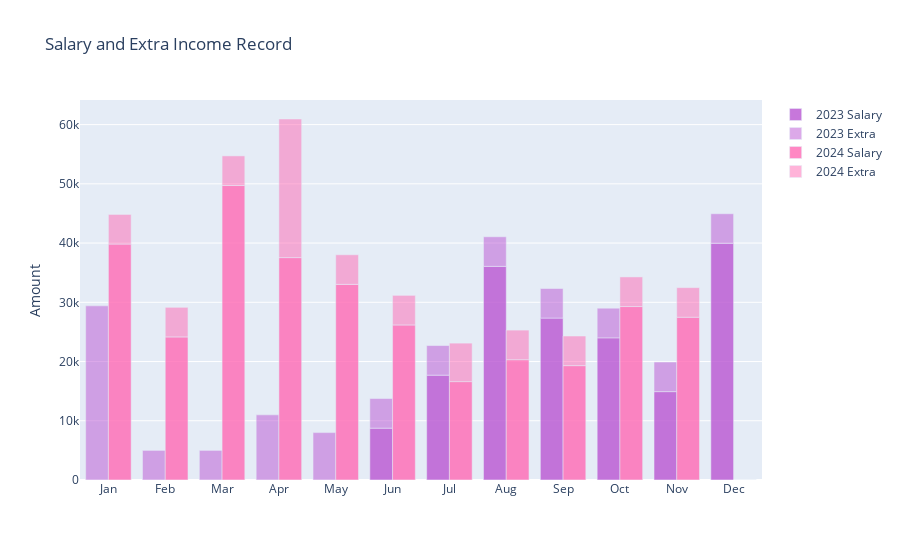

Write notebook code for a chart like this one.
### Markdown cell above
### Income Tracker

### Code cell
import plotly.graph_objs as go

x = ['Jan', 'Feb', 'Mar', 'Apr', 'May', 'Jun', 'Jul', 'Aug', 'Sep', 'Oct', 'Nov', 'Dec']

y2023_salary = [0, 0, 0, 0, 0, 8751, 17698, 36063, 27331, 24004, 14919, 39951]
y2023_extra = [29400, 5000, 5000, 11000, 8000, 5000, 5000, 5000, 5000, 5000, 5000, 5000]

y2024_salary = [39832, 24153, 49717, 37547, 33025, 26173, 16609, 20308, 19308, 29285, 27477, 0]
y2024_extra = [5000, 5000, 5000, 23400, 5000, 5000, 6500, 5000, 5000, 5000, 5000, 0]

fig = go.Figure()

fig.add_trace(go.Bar(x=x, y=y2023_salary, name='2023 Salary', marker_color='rgba(186, 85, 211, 0.8)', offsetgroup=0)) 
fig.add_trace(go.Bar(x=x, y=y2023_extra, name='2023 Extra', marker_color='rgba(186, 85, 211, 0.5)', offsetgroup=0, base=y2023_salary)) 

fig.add_trace(go.Bar(x=x, y=y2024_salary, name='2024 Salary', marker_color='rgba(255, 105, 180, 0.8)', offsetgroup=1)) 
fig.add_trace(go.Bar(x=x, y=y2024_extra, name='2024 Extra', marker_color='rgba(255, 105, 180, 0.5)', offsetgroup=1, base=y2024_salary)) 

fig.update_layout(
    title='Salary and Extra Income Record',
    yaxis_title='Amount',
    barmode='group',  
    xaxis_tickvals=x 
)

fig.show()

print("salary:", sum(y2023_salary), "average:", round(sum(y2023_salary)/6, 2), "plus extra:", sum(y2023_salary)+sum(y2023_extra), "total average:", round((sum(y2023_salary)+sum((y2023_extra)))/12, 2))

print("salary:", sum(y2024_salary), "average:", round(sum(y2024_salary)/11, 2), "plus extra:", sum(y2024_salary)+sum(y2024_extra), "total average:", round((sum(y2024_salary)+sum((y2024_extra)))/11, 2))

### Figure 1 — Plotly figure (JSON) as saved in the notebook; plotly's stock layout.template omitted (floating-point values rounded to 4 significant figures)
{"data": [{"marker": {"color": "rgba(186, 85, 211, 0.8)"}, "name": "2023 Salary", "offsetgroup": "0", "type": "bar", "x": ["Jan", "Feb", "Mar", "Apr", "May", "Jun", "Jul", "Aug", "Sep", "Oct", "Nov", "Dec"], "y": [0, 0, 0, 0, 0, 8751, 17698, 36063, 27331, 24004, 14919, 39951]}, {"base": [0, 0, 0, 0, 0, 8751, 17698, 36063, 27331, 24004, 14919, 39951], "marker": {"color": "rgba(186, 85, 211, 0.5)"}, "name": "2023 Extra", "offsetgroup": "0", "type": "bar", "x": ["Jan", "Feb", "Mar", "Apr", "May", "Jun", "Jul", "Aug", "Sep", "Oct", "Nov", "Dec"], "y": [29400, 5000, 5000, 11000, 8000, 5000, 5000, 5000, 5000, 5000, 5000, 5000]}, {"marker": {"color": "rgba(255, 105, 180, 0.8)"}, "name": "2024 Salary", "offsetgroup": "1", "type": "bar", "x": ["Jan", "Feb", "Mar", "Apr", "May", "Jun", "Jul", "Aug", "Sep", "Oct", "Nov", "Dec"], "y": [39832, 24153, 49717, 37547, 33025, 26173, 16609, 20308, 19308, 29285, 27477, 0]}, {"base": [39832, 24153, 49717, 37547, 33025, 26173, 16609, 20308, 19308, 29285, 27477, 0], "marker": {"color": "rgba(255, 105, 180, 0.5)"}, "name": "2024 Extra", "offsetgroup": "1", "type": "bar", "x": ["Jan", "Feb", "Mar", "Apr", "May", "Jun", "Jul", "Aug", "Sep", "Oct", "Nov", "Dec"], "y": [5000, 5000, 5000, 23400, 5000, 5000, 6500, 5000, 5000, 5000, 5000, 0]}], "layout": {"barmode": "group", "title": {"text": "Salary and Extra Income Record"}, "xaxis": {"tickvals": ["Jan", "Feb", "Mar", "Apr", "May", "Jun", "Jul", "Aug", "Sep", "Oct", "Nov", "Dec"]}, "yaxis": {"title": {"text": "Amount"}}}}
